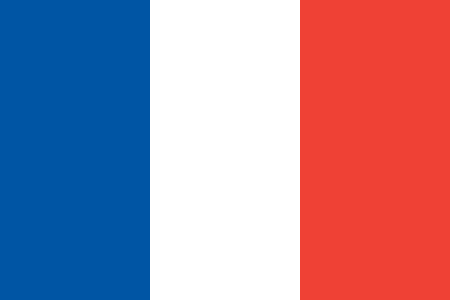

Generate this figure with Python:


import numpy as np
from PIL import Image

# Step 1: Create blank canvas (standard 2:3 flag ratio)
height, width = 300, 450
flag = np.zeros((height, width, 3), dtype=np.uint8)

# Step 2: Create three vertical bands using column slicing
# Blue stripe (left third: columns 0-149)
flag[:, 0:150, 0] = 0    # Red channel
flag[:, 0:150, 1] = 85   # Green channel
flag[:, 0:150, 2] = 164  # Blue channel (French blue #0055A4)

# White stripe (middle third: columns 150-299)
flag[:, 150:300, :] = 255  # All channels set to 255 for white

# Red stripe (right third: columns 300-449)
flag[:, 300:450, 0] = 239  # Red channel (French red #EF4135)
flag[:, 300:450, 1] = 65   # Green channel
flag[:, 300:450, 2] = 53   # Blue channel

# Step 3: Save the flag
result = Image.fromarray(flag, mode='RGB')
result.save('france_flag.png')
